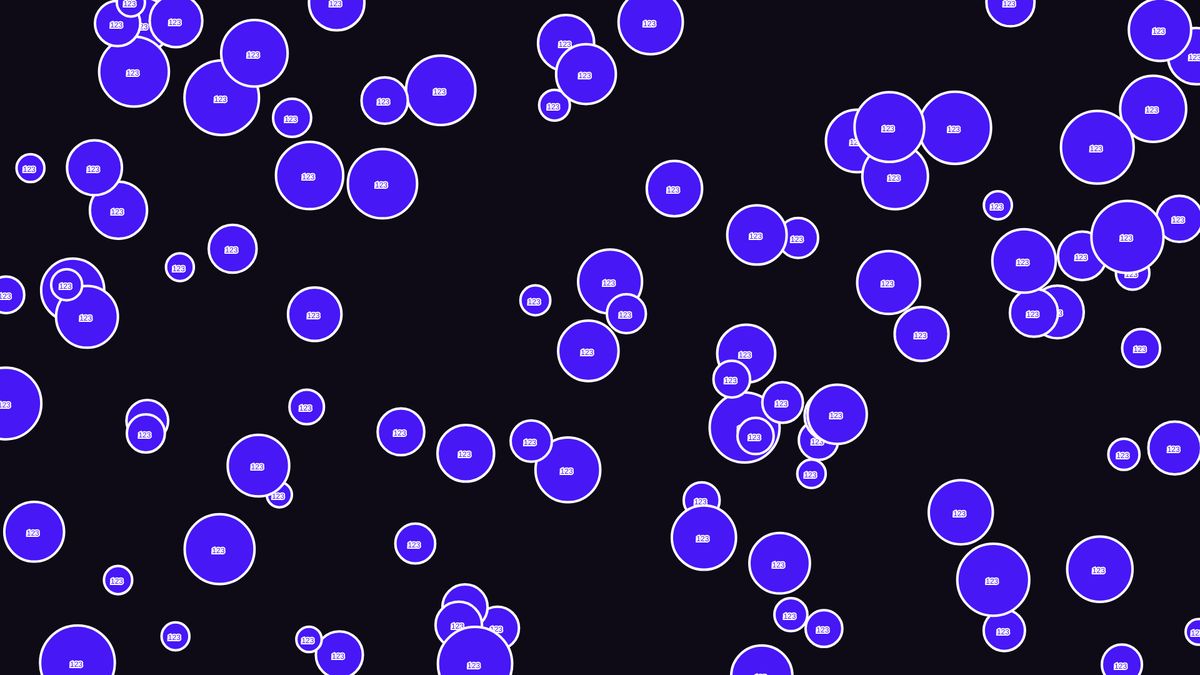
Frame 1 (no input)
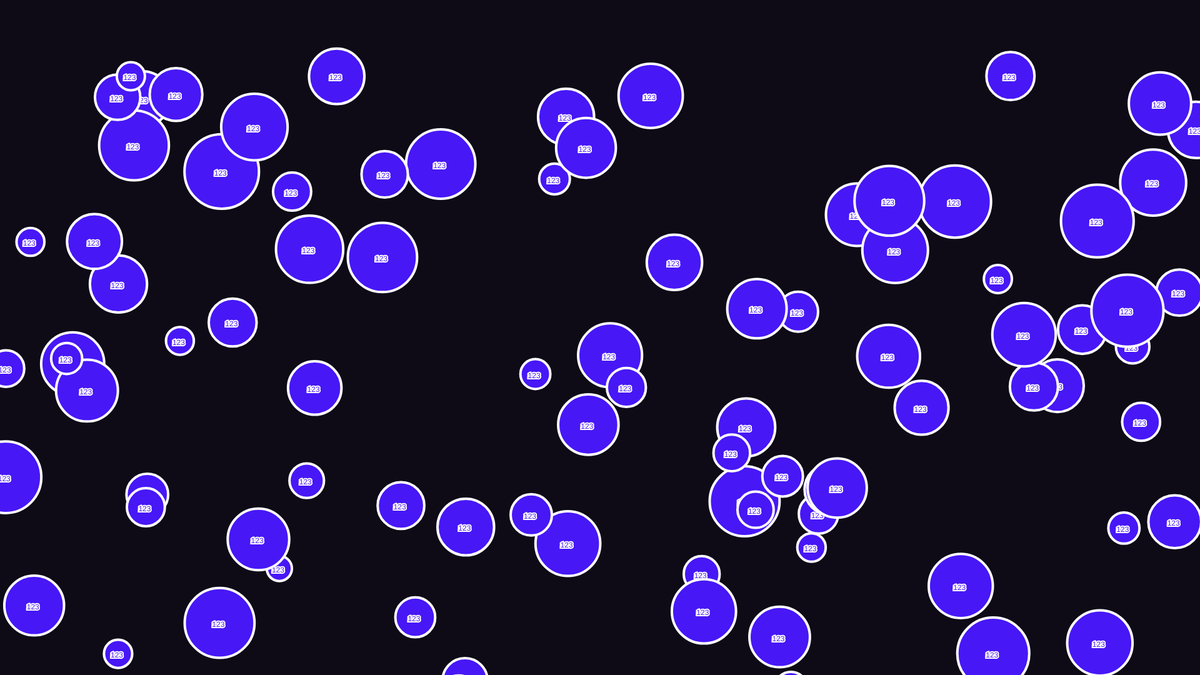
Frame 60 (no input)
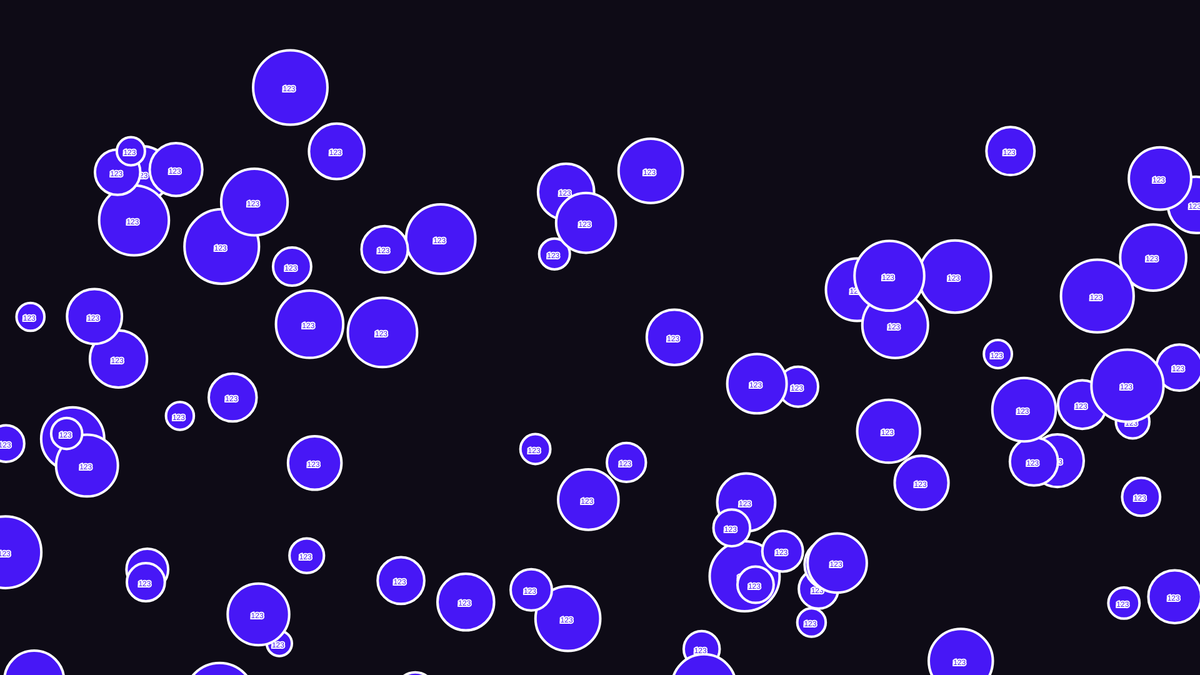
Frame 120 (the mouse pressed at the canvas centre since frame 60)

The p5.js sketch that drew these frames (run headless with seeded random() and noise() and a simulated clock; from frame 60 on, the mouse is pressed at the canvas centre):

// p5.js sketch
// ── sketch.js
let bubbles = [];

function setup() {
  createCanvas(1920, 1080);
  for (let i = 0; i < 100; i++) {
    let x = random(width);
    let y = random(height);
    let r = random(20, 60);
    let b = new Bubble(x, y, r);
    bubbles.push(b);
  }


}

function mousePressed() {
    let x = random(width);
    let y = 20;
    let r = random(20, 60);
    let b = new Bubble(x, y, r);	//spawn new bubble on click at height 20
    bubbles.push(b);


  for (let i = bubbles.length - 1; i >= 0; i--) {
    if (bubbles[i].contains(mouseX, mouseY)) {
      bubbles.splice(i, 1);
    }
  }
}

function draw() {
  background(14, 11, 22);
  for (let i = 0; i < bubbles.length; i++) {
    if (bubbles[i].contains(mouseX, mouseY)) {
      bubbles[i].changeColor(255);
    } else {
      bubbles[i].changeColor(0);
    }
    bubbles[i].move();
    bubbles[i].show();
  }
}

class Bubble {
  constructor(x, y, r) {
    this.x = x;
    this.y = y;
    this.r = r;
    this.brightness = 0;
  }

  changeColor(bright) {
    this.brightness = bright;
  }

  contains(px, py) {
    let d = dist(px, py, this.x, this.y);
    if (d < this.r) {
      return true;
    } else {
      return false;
    }
  }

  move() {
    this.x = this.x;
    this.y = this.y + 2;
  }

  show() {
    stroke(255);
    strokeWeight(4);
    fill(71, 23, 246);
    ellipse(this.x, this.y, this.r * 2);
    text('123',this.x-12,this.y-3,this.r,this.r)	//text
  }
}
